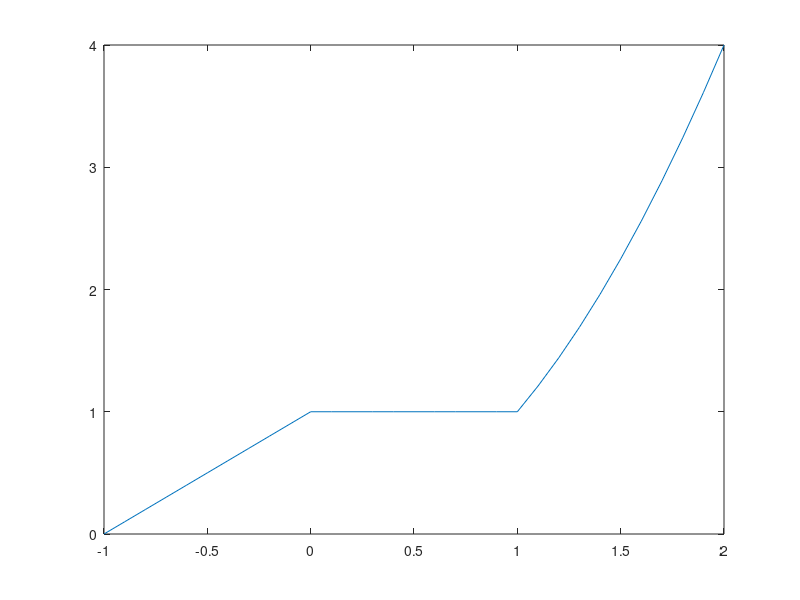

Reproduce this figure in MATLAB.
y=[];
for x=-1:0.1:2
    if x>=-1&x<0
        y=[y,x+1];
        if x==-1
            f1=x+1
        end
    elseif x>=0&x<1
        y=[y,1];
       if x==0.5
            f2=1
        end
    else
        y=[y,x^2];
        if x==1.5
            f3=x^2
        end
    end
end
x=-1:0.1:2;
plot(x,y);
